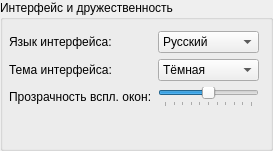
             <widget class="QGroupBox" name="box_CfgInterface">
              <property name="geometry">
               <rect>
                <x>10</x>
                <y>140</y>
                <width>260</width>
                <height>151</height>
               </rect>
              </property>
              <property name="title">
               <string>Интерфейс и дружественность</string>
              </property>
              <layout class="QFormLayout" name="formLayout_3">
               <property name="leftMargin">
                <number>6</number>
               </property>
               <item row="0" column="0">
                <widget class="QLabel" name="lbl_ReadOnly3">
                 <property name="text">
                  <string>Язык интерфейса:</string>
                 </property>
                </widget>
               </item>
               <item row="0" column="1">
                <widget class="QComboBox" name="cbb_Language">
                 <item>
                  <property name="text">
                   <string notr="true">Русский</string>
                  </property>
                 </item>
                 <item>
                  <property name="text">
                   <string notr="true">Казақ</string>
                  </property>
                 </item>
                 <item>
                  <property name="text">
                   <string notr="true">Кыргыз тили</string>
                  </property>
                 </item>
                 <item>
                  <property name="text">
                   <string notr="true">Саха</string>
                  </property>
                 </item>
                 <item>
                  <property name="text">
                   <string notr="true">中文</string>
                  </property>
                 </item>
                 <item>
                  <property name="text">
                   <string notr="true">English</string>
                  </property>
                 </item>
                </widget>
               </item>
               <item row="1" column="0">
                <widget class="QLabel" name="lbl_ReadOnly4">
                 <property name="text">
                  <string>Тема интерфейса:</string>
                 </property>
                </widget>
               </item>
               <item row="1" column="1">
                <widget class="QComboBox" name="cbb_Theme">
                 <item>
                  <property name="text">
                   <string>Тёмная</string>
                  </property>
                 </item>
                 <item>
                  <property name="text">
                   <string>Зелёная</string>
                  </property>
                 </item>
                </widget>
               </item>
               <item row="2" column="0">
                <widget class="QLabel" name="lbl_ReadOnly16">
                 <property name="text">
                  <string>Прозрачность вспл. окон:</string>
                 </property>
                </widget>
               </item>
               <item row="2" column="1">
                <widget class="QSlider" name="sld_WindowsOpacitySct">
                 <property name="styleSheet">
                  <string notr="true"/>
                 </property>
                 <property name="minimum">
                  <number>90</number>
                 </property>
                 <property name="maximum">
                  <number>100</number>
                 </property>
                 <property name="pageStep">
                  <number>2</number>
                 </property>
                 <property name="sliderPosition">
                  <number>95</number>
                 </property>
                 <property name="orientation">
                  <enum>Qt::Horizontal</enum>
                 </property>
                 <property name="invertedAppearance">
                  <bool>false</bool>
                 </property>
                 <property name="invertedControls">
                  <bool>true</bool>
                 </property>
                 <property name="tickPosition">
                  <enum>QSlider::TicksBelow</enum>
                 </property>
                 <property name="tickInterval">
                  <number>1</number>
                 </property>
                </widget>
               </item>
              </layout>
             </widget>
